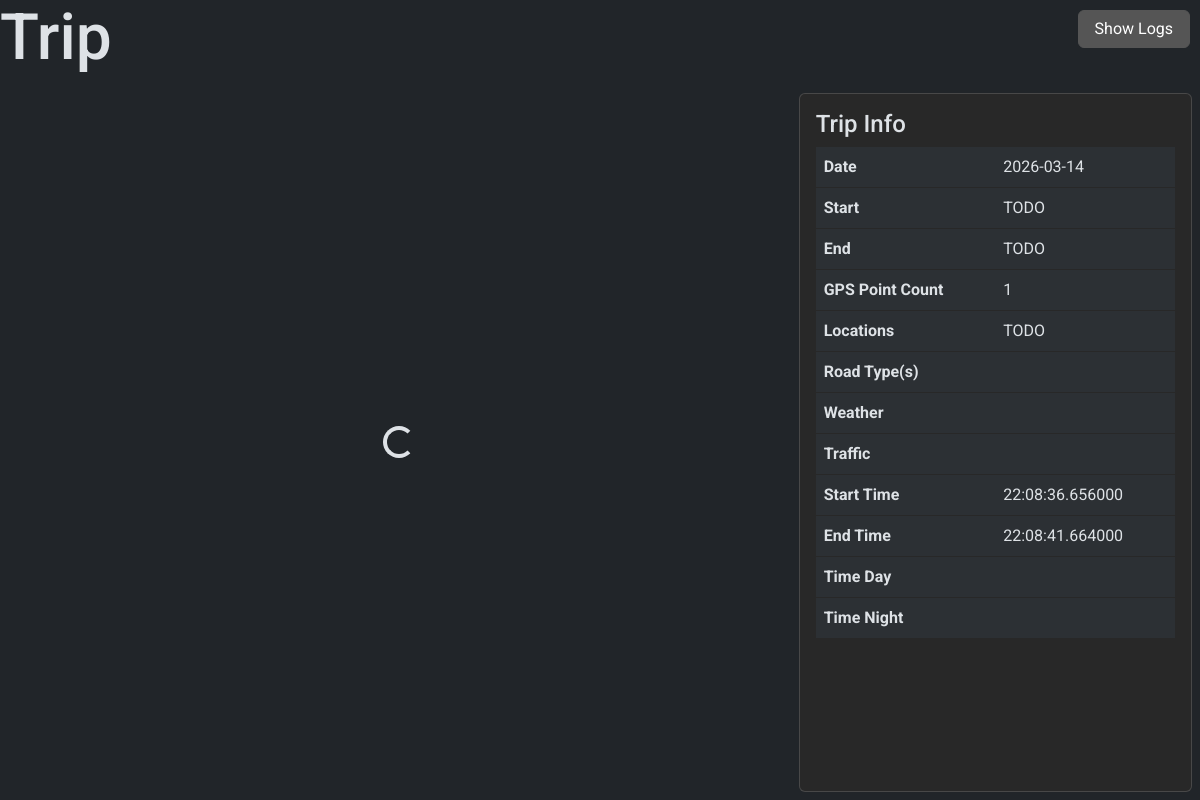
/log-book/trip/11, run on the app's committed database.
### database/trip/trip.py (models this page shows)
class Trip(db.Model):
    id: Mapped[int] = mapped_column(primary_key=True)
    start: Mapped[datetime]
    end: Mapped[datetime]
    points: Mapped[list["Point"]] = relationship(back_populates="trip")
    analysis: Mapped["Analysis | None"] = relationship(back_populates="trip", lazy="joined")

### log_book/log_book.py (the view)
@log_book.route("/trip/<int:trip_id>")
def view_trip(trip_id: int):
    trip = db.get_or_404(Trip, trip_id)
    return render_template("log_book/trip.html", trip=trip)

### templates/log_book/trip.html (shortened to what this page needs)
{% extends "base.html" %}
{% block extra_head %}
<link rel="stylesheet" href="https://unpkg.com/leaflet@1.9.4/dist/leaflet.css"
 />
{% endblock %}
{% block content %}
<main class="vh-100 d-flex flex-column">
    <h1>{{ trip.analysis.name or "Trip" }}</h1>
    <div class="d-flex flex-lg-fill gap-2 p-2 align-items-stretch">
        <div style="flex: 2">
            <div id="map" class="h-100">
                <div class="d-flex align-items-center justify-content-center h-100 text-center">
                    <div class="spinner-border" role="status">
                    </div>
                </div>
            </div>
        </div>
        <div class="card" style="flex: 1">
            <div class="card-body">
                <h5 class="card-title">Trip Info</h5>
                <table class="table">
                    <tbody>
                        <tr>
                            <th scope="row">Date</th>
                            <td>{{ trip.start.date() }}</td>
                        </tr>
                        <tr>
                            <th scope="col">Start</th>
                            <td>{{ "TODO" }}</td>
                        </tr>
                        <tr>
                            <th scope="col">End</th>
                            <td>{{ "TODO" }}</td>
                        </tr>
                        <tr>
                            <th scope="col">GPS Point Count</th>
                            <td>{{ trip.points|length }}</td>
                        </tr>
                        <tr>
                            <th scope="col">Locations</th>
                            <td>{{ "TODO" }}</td>
                        </tr>
                        <tr>
                            <th scope="col">Road Type(s)</th>
                            <td>{{ trip.analysis.road_conditions }}</td>
                        </tr>
                        <tr>
                            <th scope="col">Weather</th>
                            <td>{{ trip.analysis.weather_conditions }}</td>
                        </tr>
                        <tr>
                            <th scope="col">Traffic</th>
                            <td>{{ trip.analysis.traffic_conditions }}</td>
                        </tr>
                        <tr>
                            <th scope="col">Start Time</th>
                            <td>{{ trip.start.time() }}</td>
                        </tr>
                        <tr>
                            <th scope="col">End Time</th>
                            <td>{{ trip.end.time() }}</td>
                        </tr>
                        <tr>
                            <th scope="col">Time Day</th>
                            <td>{{ trip.analysis.time_day }}</td>
                        </tr>
                        <tr>
                            <th scope="col">Time Night</th>
                            <td>{{ trip.analysis.time_night }}</td>
                        </tr>
                    </tbody>
                </table>
            </div>
        </div>
</main>
{% endblock %}

### data on the page
Trip: start "2026-03-14", start.time "22:08:36.656000", end.time "22:08:41.664000"

### other printed values
{{ trip.analysis.name or "Trip" }} "Trip"
{{ "TODO" }} "TODO"
{{ trip.points|length }} "1"
